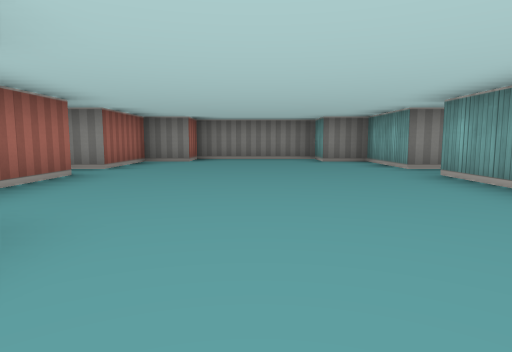
[1] (above)

22 first-person views from a walk through a cub3D level. The camera is about half as high as the walls, tilts 6° down and sees 75° across. The floor is counted in squares. Each view is taken from the middle of a square. On the plan, view 1 faces up. The plan holds only what a view shows up to about 9 squares ahead; the rest is blank.

[2]
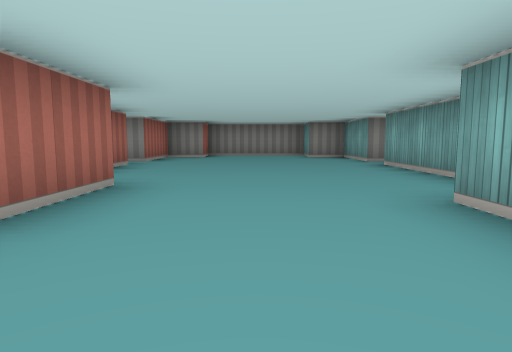

[3]
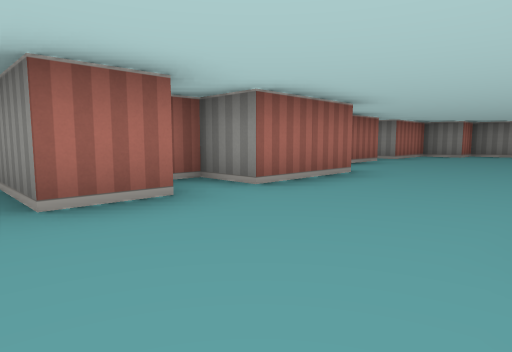

[4]
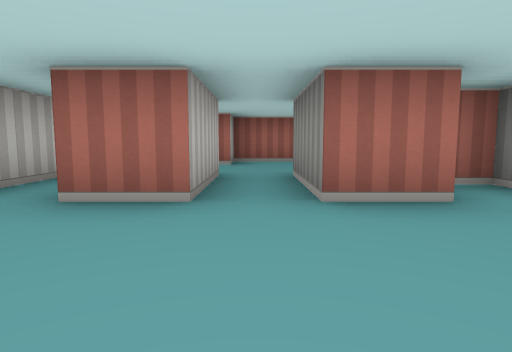

[5]
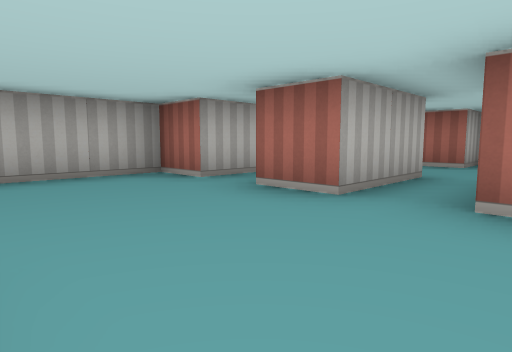

[6]
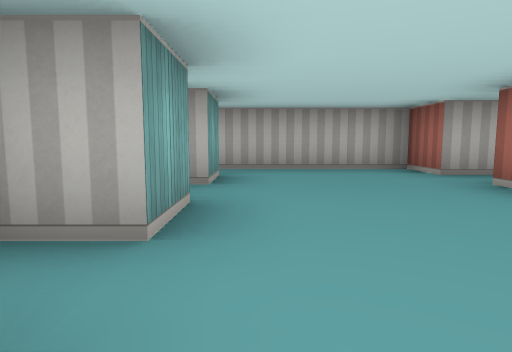

[7]
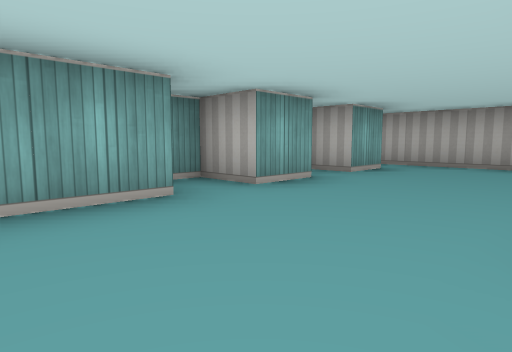

[8]
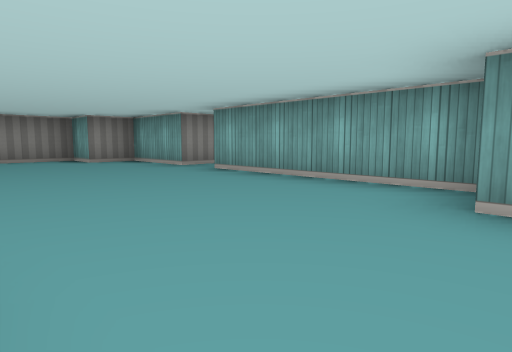

[9]
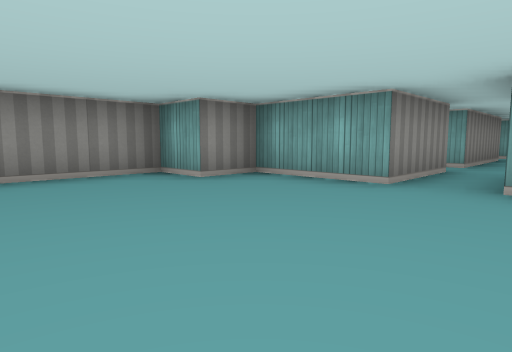

[10]
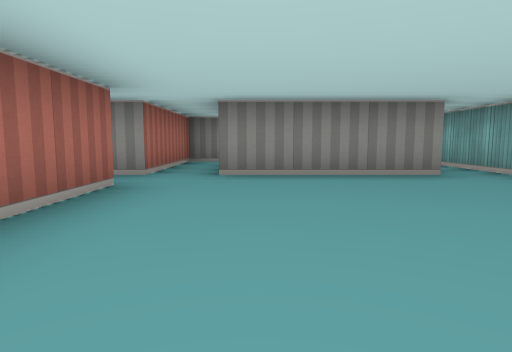

[11]
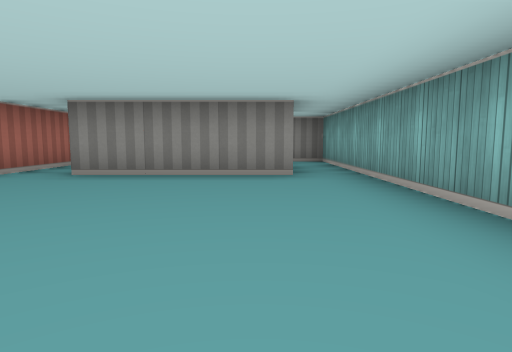

[12]
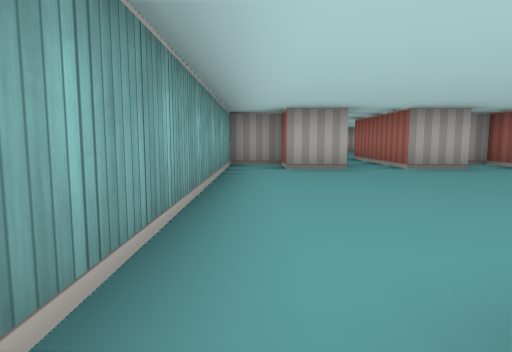

[13]
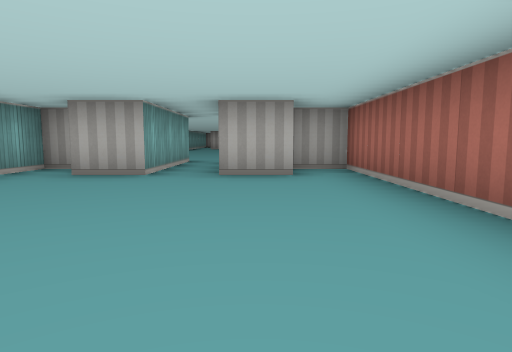

[14]
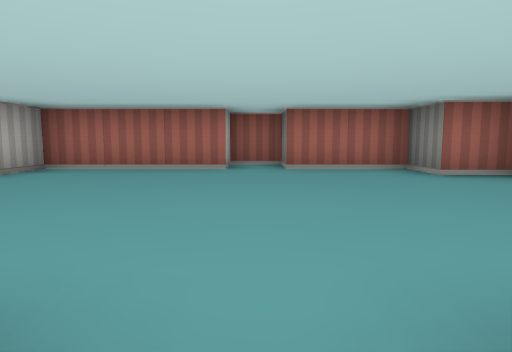

[15]
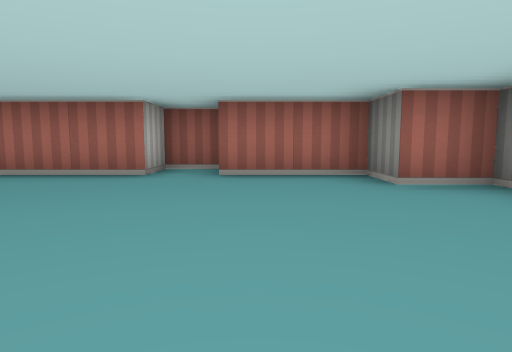

[16]
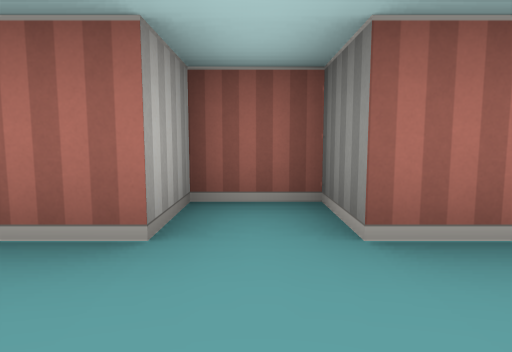

[17]
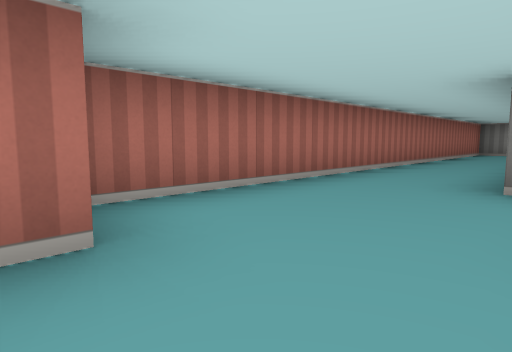

[18]
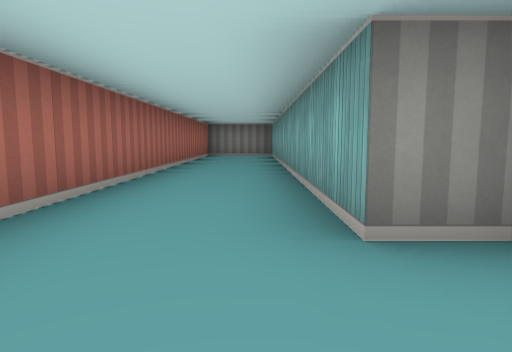

[19]
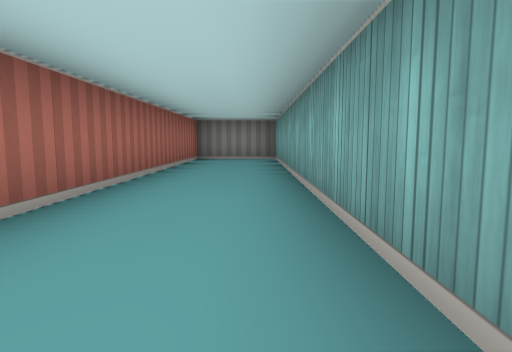

[20]
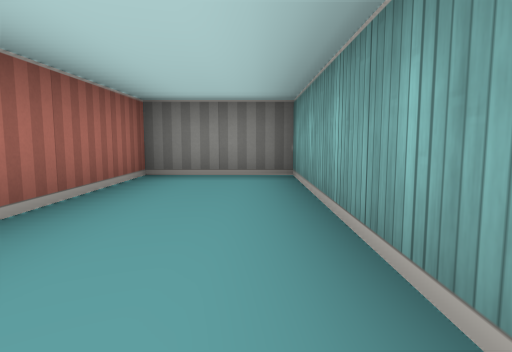

[21]
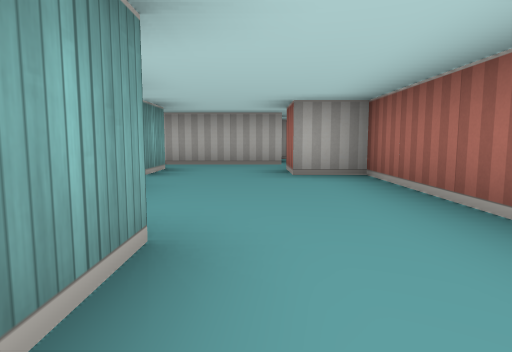

[22]
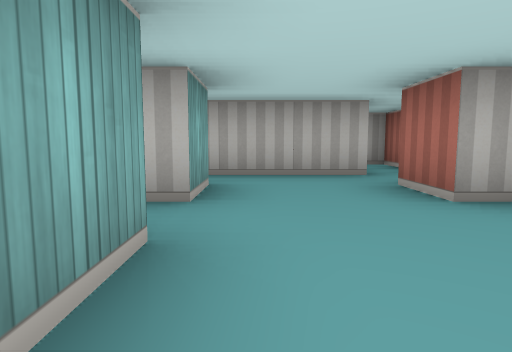

### Floor plan
Points are (right, up) in squares from view 1. A wall is a line through its corners. A room is listed if a view was taken in it or the views show most of it. See-through windows are left out.
Room 1 (views 1, 2, 3, 4, 5, 6, 7, 8, 9, 15, 16)
walls: (2.5, 0.6) (2.5, 4.5); (-1.5, -1.4) (-1.5, -2.5) (-3.5, -2.5); (1.5, -1.6) (1.5, 0.5); (1.5, -3.6) (1.5, -2.5) (2.5, -2.5) (2.5, -2); (2.5, 5.5) (2.5, 7.5) (1.5, 7.5) (1.5, 8.5) (-1.5, 8.5) (-1.5, 7.5) (-2.5, 7.5) (-2.5, 5.5) (-3.5, 5.5) (-3.5, 4.5) (-2.5, 4.5) (-2.5, 1.5) (-1.5, 1.5) (-1.5, -0.5) (-2.5, -0.5) (-2.5, -1); (-3.5, -3.5) (-1.5, -3.5) (-1.5, -4.5); (1.5, -5.6) (1.5, -4.5); (-3.4, -5.5) (-1.5, -5.5) (-1.5, -6.5) (2, -6.5)
ways out: opening at (3.5, 5) to room 2; opening at (-2.5, -3) to room 4; opening at (-2.5, -5)
Room 2 (views 10, 11, 13, 14)
walls: (4.5, 4.5) (4.5, -0.5) (5.5, -0.5); (5.4, 0.5) (6.5, 0.5) (6.5, -2.5); (8.6, 5.5) (5.5, 5.5); (4.5, 5.5) (2.5, 5.5); (7.5, -2.5) (7.5, 0.5) (8.5, 0.5) (8.5, -0.5) (9.5, -0.5) (9.5, 5.5)
ways out: opening at (3.5, 5) to room 1; opening at (5, 6.5) to room 3; opening at (9, 6.5) to room 3; opening at (7, -2)
Room 3 (view 12)
walls: (5.5, 5.5) (5.5, 5.9); (5.2, 8.5) (4.5, 8.5) (4.5, 5.5); (9.5, 5.5) (9.5, 8.5) (8.8, 8.5)
ways out: opening at (5, 6.5) to room 2; opening at (9, 6.5) to room 2
Room 4 (views 17, 18, 19, 20, 21, 22)
walls: (-3.8, -0.5) (-4.5, -0.5) (-4.5, 8.5) (-6.5, 8.5) (-6.5, -3.5) (-5.5, -3.5) (-5.5, -4.5); (-3.5, -2.5) (-3.5, -1.5); (-3.5, -4.5) (-3.5, -3.5)
ways out: opening at (-2.5, -3) to room 1; opening at (-4.5, -4)

Where each view was taken, in squares from view 1:
view 1: 0 up, 0 right, facing up
view 2: 2 down, 0 right, facing up
view 3: 3 down, 1 right, facing up-left
view 4: 3 down, 1 right, facing left
view 5: 2 down, 1 right, facing down-left
view 6: 1 down, 1 right, facing down
view 7: 0 up, 1 left, facing down-right
view 8: 0 up, 1 left, facing up-right
view 9: 4 up, 1 left, facing up-right
view 10: 1 up, 6 right, facing up
view 11: 1 up, 8 right, facing up
view 12: 6 up, 9 right, facing down
view 13: 5 up, 6 right, facing down
view 14: 5 up, 3 right, facing left
view 15: 6 up, 2 right, facing left
view 16: 5 up, 1 left, facing left
view 17: 4 down, 4 left, facing up-left
view 18: 2 down, 5 left, facing up
view 19: 0 up, 5 left, facing up
view 20: 4 up, 5 left, facing up
view 21: 1 up, 5 left, facing down
view 22: 1 down, 4 left, facing down
